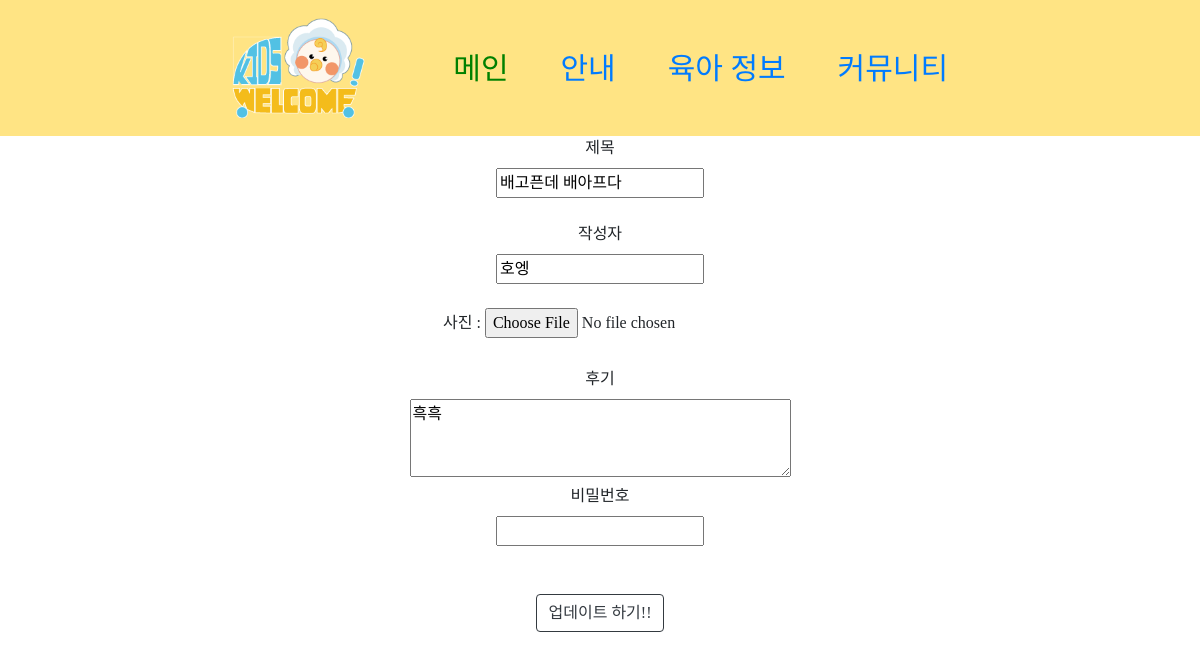
Page /zone/37/co_update/ on the committed database.
### zone/models.py (models this page shows)
class Review(models.Model):
        title = models.CharField(max_length=30)
        writer = models.CharField(max_length=100)
        your_review = models.TextField()
        image = models.FileField()
        password = models.CharField(max_length=50)
        kidszoneID = models.IntegerField(blank=True, default=0)
        created_at=models.DateTimeField(auto_now_add=True)
        updated_at=models.DateTimeField(auto_now=True)

### zone/views.py (the view, shortened to what this page needs)
# urls.py: path('<int:id>/co_update/', views.co_update, name="co_update"),
def co_update(request,id):
    review = Review.objects.get(id = id)
    return render(request, 'zone/co_update.html', {'review': review })

### zone/templates/zone/co_update.html (shortened to what this page needs)
{% extends 'base.html' %}
{% block content %}
<div style="text-align: center; font-family: 'yg-jalnan'">
<form action="{% url 'co_update' review.id %}" method="POST" enctype="multipart/form-data">
        <label>제목</label><br>
        <input type="text" name="title" value="{{ review.title }}" required><br><br>
        <label>작성자</label><br>
        <input type="text" name="writer" value="{{ review.writer}}" required><br><br>
        <label>사진 :</label>
        <input type="file"  alt="" width="200" height="100" name="image" ><br><br>
        <label>후기</label><br>
        <textarea name="your_review" cols = "40" rows = "3" required>{{ review.your_review }}</textarea><br>
        <label>비밀번호</label><br>
        <input type="password" name="password" required><br><br>
    <br>
    <input type="submit" class="btn btn-outline-dark" value="업데이트 하기!!">
</form>
</div>
{% endblock %}

### rows in the picture
Review: title "배고픈데 배아프다", writer "호엥", your_review "흑흑"
